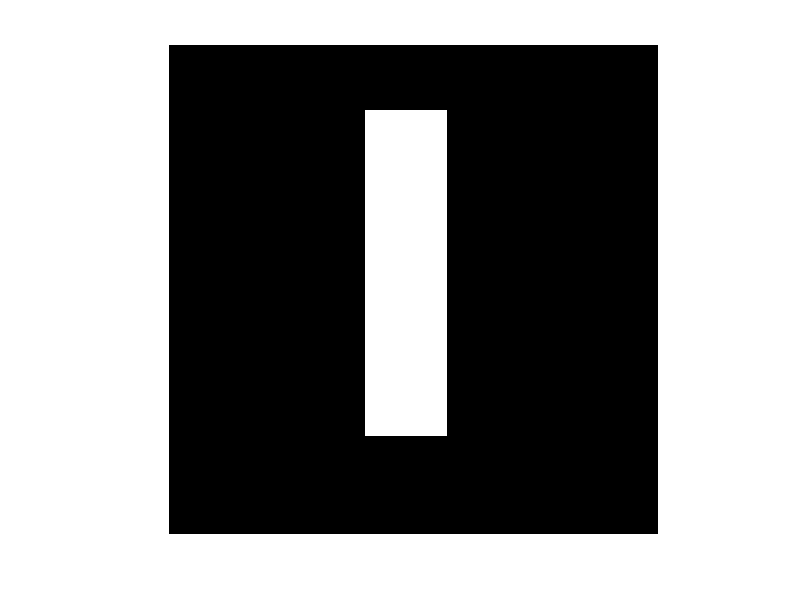
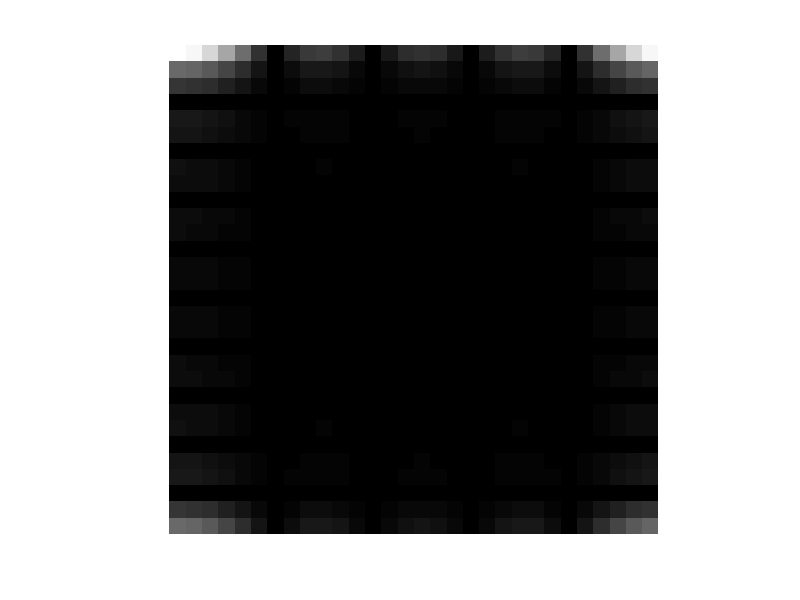
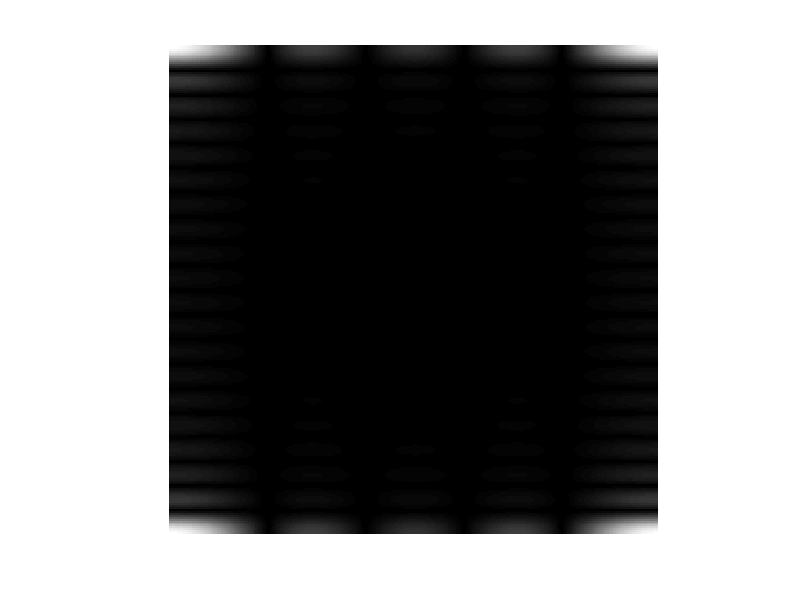
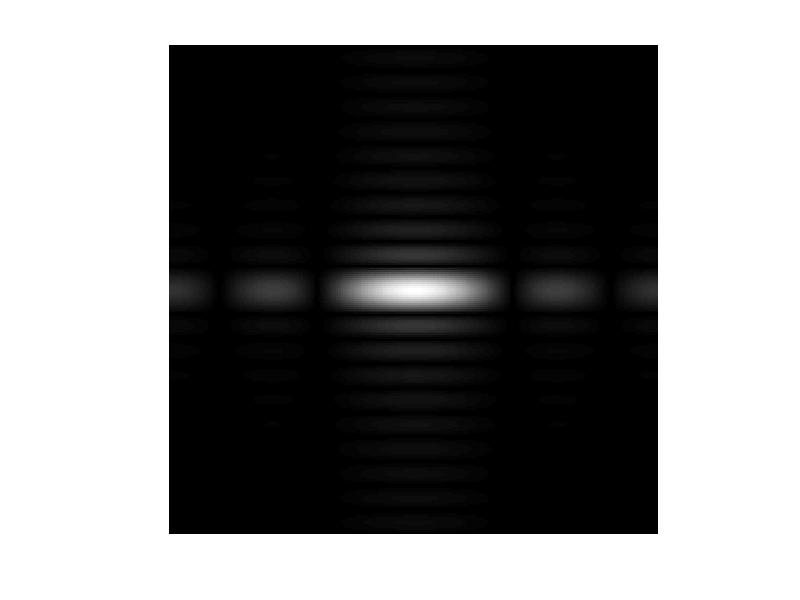

These figures' MATLAB source, in order:
%30x30uk bir imge olustur
f=zeros(30,30);
%imge içerisine bir dikdörtgen çizilir
f(5:24,13:17)=1;
imshow(f,'InitialMagnification', 'fit')
%DFT hesaplanır
F=fft2(f);
F2=abs(F);%magnitude/büyüklük hesaplanır
figure, imshow(F2,[],'InitialMagnification','fit');
F=fft2(f, 256, 256);
F2=abs(F);
figure, imshow(F2, []) 
F2=fftshift(F);
F2=abs(F2);
figure,imshow(F2,[])
F2=log(1+F2);
figure,imshow(F2,[]) 
